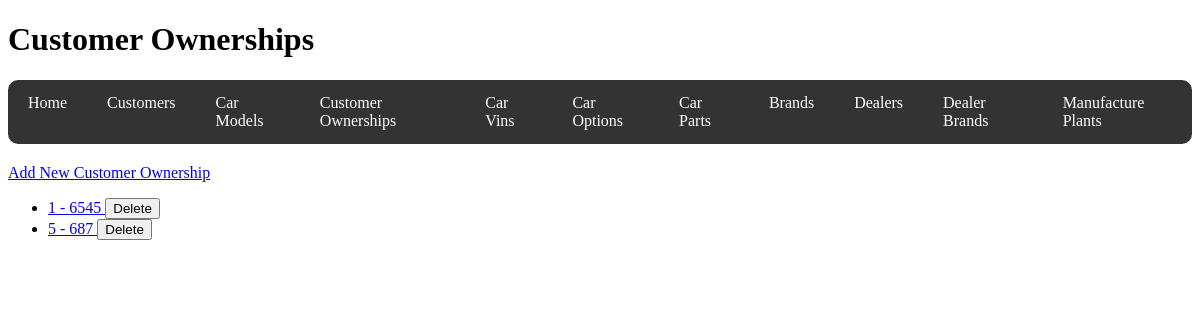
/customer_ownerships, run on the app's committed database.
### code/models.py (models this page shows)
class CustomerOwnership(db.Model):
    __tablename__ = "Customer_Ownership"
    customer_id = db.Column(
        db.Integer, db.ForeignKey("Customers.customer_id"), primary_key=True
    )
    vin = db.Column(db.String(17), db.ForeignKey("Car_Vins.vin"), primary_key=True)
    purchase_date = db.Column(db.Date)
    purchase_price = db.Column(db.Integer)
    warrantee_expire_date = db.Column(db.Date)
    dealer_id = db.Column(db.Integer, db.ForeignKey("Dealers.dealer_id"))

### code/routes/customer_ownerships.py (the view, shortened to what this page needs)
@ownerships_bp.route("/customer_ownerships", methods=["GET", "POST"])
def customer_ownerships():
    ownerships = CustomerOwnership.query.all()
    return render_template("customer_ownerships.html", ownerships=ownerships)

### code/templates/customer_ownerships.html
{% extends 'base.html' %} {% block title %}Customer Ownerships{% endblock %} {%
block header %}
<h1>Customer Ownerships</h1>
{% endblock %} {% block content %}
<a href="{{ url_for('ownerships.new_customer_ownership') }}"
  >Add New Customer Ownership</a
>
<ul>
  {% for ownership in ownerships %}
  <li>
    <a
      href="{{ url_for('ownerships.view_customer_ownership', customer_id=ownership.customer_id, vin=ownership.vin) }}"
    >
      {{ ownership.customer_id }} - {{ ownership.vin }}
    </a>
    <form
      action="{{ url_for('ownerships.delete_customer_ownership', customer_id=ownership.customer_id, vin=ownership.vin) }}"
      method="POST"
      style="display: inline"
    >
      <button type="submit">Delete</button>
    </form>
  </li>
  {% endfor %}
</ul>
{% endblock %}

### data on the page
CustomerOwnership: customer_id "1", vin "6545"
CustomerOwnership: customer_id "5", vin "687"
